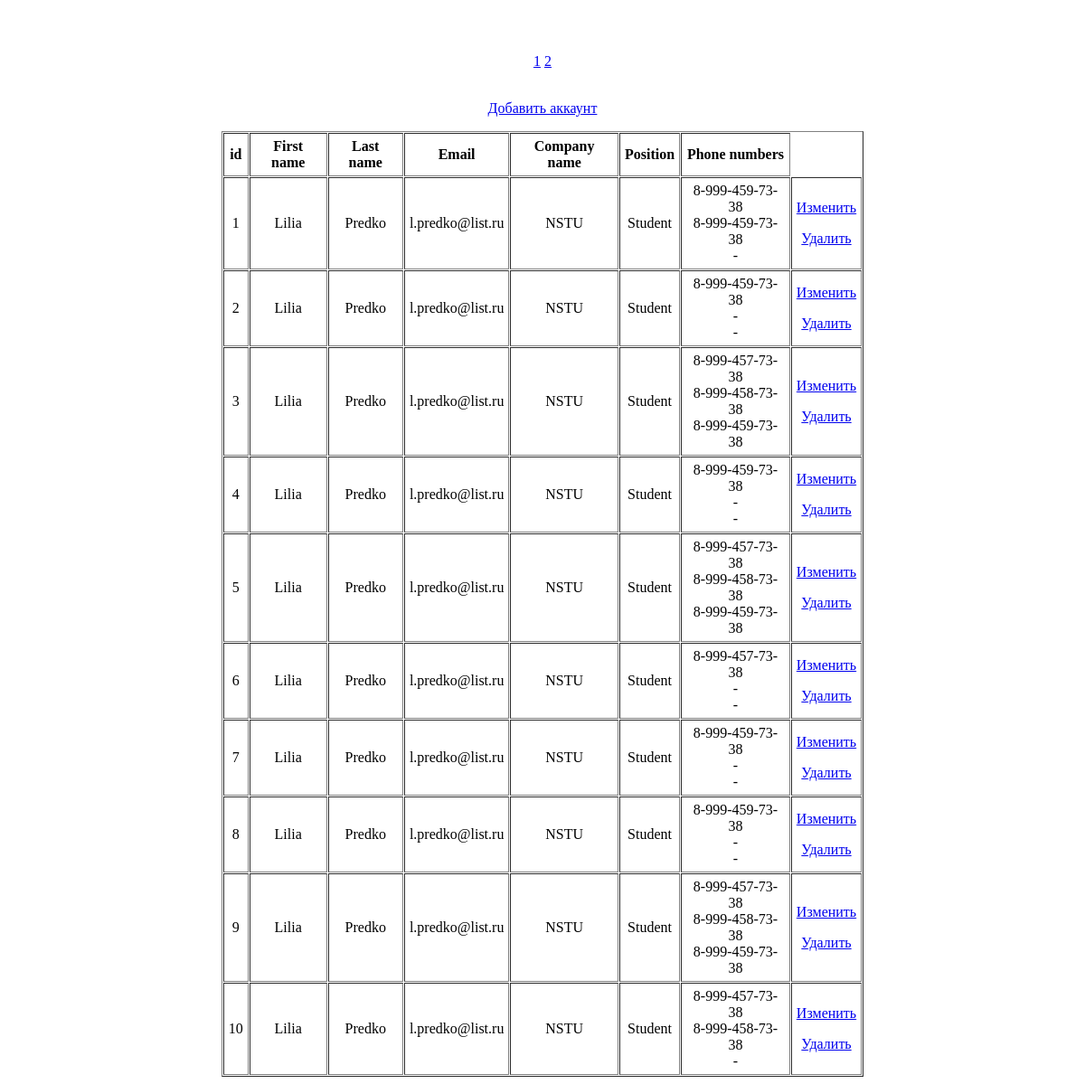
The page / on the database its author committed.
### tables this page shows
CREATE TABLE `users` (
  `id` int(11) NOT NULL,
  `fname` varchar(100) NOT NULL,
  `lname` varchar(100) NOT NULL,
  `email` varchar(255) NOT NULL,
  `cname` varchar(255) NOT NULL,
  `position` varchar(255) NOT NULL,
  `number1` varchar(20) NOT NULL,
  `number2` varchar(20) NOT NULL,
  `number3` varchar(20) NOT NULL
);

### index.php (the view, shortened to what this page needs)
<?php
require_once("db.php");
if (isset($_GET['page'])){
	$page = $_GET['page'];
} else {
	$page = 1;
}
$limit = 10;
$number = ($page * $limit) - $limit;
$res_count = mysqli_query($connection, "SELECT COUNT(*) FROM `users` ");
$row = mysqli_fetch_row($res_count);
$total = $row[0];
$str_pag = ceil($total / $limit);
$query = mysqli_query($connection, "SELECT * FROM users LIMIT $number, $limit ");
?>
<link rel="stylesheet" type="text/css" href="style.css">
<div>
<center>
<?php
for ($i = 1; $i <=$str_pag; $i++){
	echo " <a href=index.php?page=".$i.">".$i."</a> ";
}
if(mysqli_num_rows($query) == 0){
	echo "There are no records!";
}	else { ?><br><br>
<p><a href="add.php">Добавить аккаунт</a></p>
<table border="1">
			<tr>
			  <th>id</th>
			  <th>First name</th>
			  <th>Last name</th>
			  <th>Email</th>
			  <th>Company name</th>
			  <th>Position</th>
			  <th>Phone numbers</th>
			</tr>
<?php while($users = mysqli_fetch_assoc($query)){ ?>
  <tr>
	<td><?php echo $users['id'];?> </td>
	<td><?php echo $users['fname'];?> </td>
	<td><?php echo $users['lname'];?> </td>
	<td><?php echo $users['email'];?> </td>
	<td><?php echo $users['cname'];?> </td>
	<td><?php echo $users['position'];?> </td>
	<td><?php echo $users['number1'].'<br>';?>
	<?php echo $users['number2'].'<br>';?>
	<?php echo $users['number3'].'<br>';?> </td>
	<td><p><a href="edit.php?id=<?= $users["id"]?>" class="">Изменить</a></p>
		<p><a href="delete.php?id=<?= $users["id"]?>" class="">Удалить</a></p></td>
  </tr>
	<?php
}
  }
	?>
	</center>
	</div>

### style.css (style rules this page uses)
div { margin-top: 5%; }
table { width: 60%; background: white; color: black; border-spacing: 1px; margin: auto; }
td, th { background: white; padding: 5px; text-align: center; }

### rows shown on the page
users: id "1", fname "Lilia", lname "Predko", email "l.predko@list.ru", cname "NSTU", position "Student", number1 "8-999-459-73-38", number2 "8-999-459-73-38", number3 "-"
users: id "2", fname "Lilia", lname "Predko", email "l.predko@list.ru", cname "NSTU", position "Student", number1 "8-999-459-73-38", number2 "-", number3 "-"
users: id "3", fname "Lilia", lname "Predko", email "l.predko@list.ru", cname "NSTU", position "Student", number1 "8-999-457-73-38", number2 "8-999-458-73-38", number3 "8-999-459-73-38"
users: id "4", fname "Lilia", lname "Predko", email "l.predko@list.ru", cname "NSTU", position "Student", number1 "8-999-459-73-38", number2 "-", number3 "-"
users: id "5", fname "Lilia", lname "Predko", email "l.predko@list.ru", cname "NSTU", position "Student", number1 "8-999-457-73-38", number2 "8-999-458-73-38", number3 "8-999-459-73-38"
users: id "6", fname "Lilia", lname "Predko", email "l.predko@list.ru", cname "NSTU", position "Student", number1 "8-999-457-73-38", number2 "-", number3 "-"
users: id "7", fname "Lilia", lname "Predko", email "l.predko@list.ru", cname "NSTU", position "Student", number1 "8-999-459-73-38", number2 "-", number3 "-"
users: id "8", fname "Lilia", lname "Predko", email "l.predko@list.ru", cname "NSTU", position "Student", number1 "8-999-459-73-38", number2 "-", number3 "-"
users: id "9", fname "Lilia", lname "Predko", email "l.predko@list.ru", cname "NSTU", position "Student", number1 "8-999-457-73-38", number2 "8-999-458-73-38", number3 "8-999-459-73-38"
users: id "10", fname "Lilia", lname "Predko", email "l.predko@list.ru", cname "NSTU", position "Student", number1 "8-999-457-73-38", number2 "8-999-458-73-38", number3 "-"
